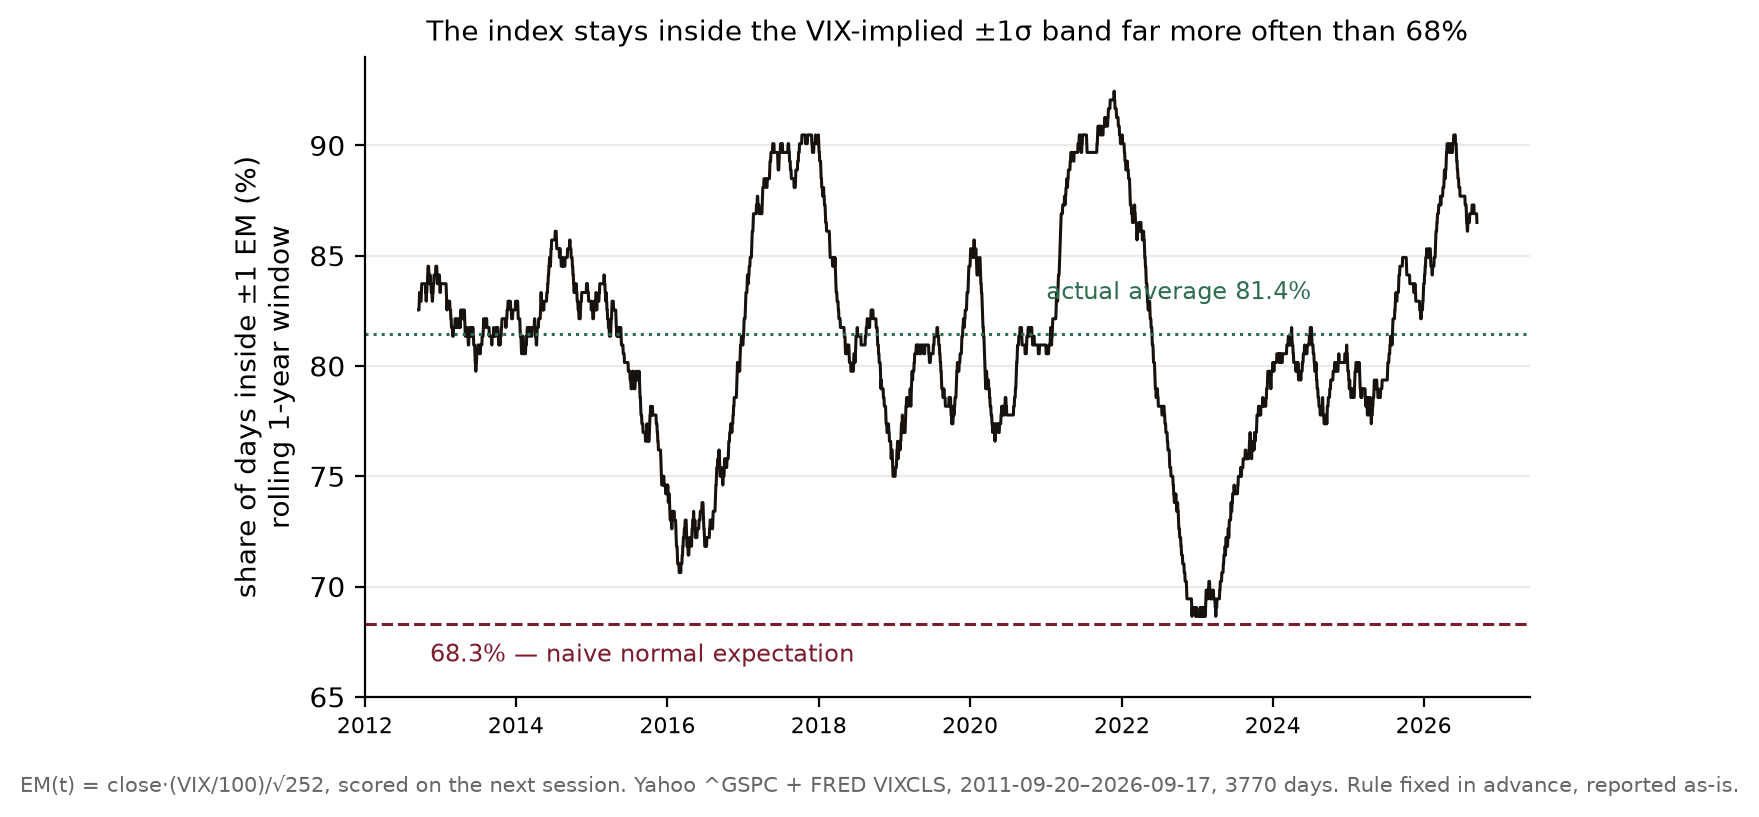

Reproduce this figure in Python.
"""
Figure (expected move scored) - ONE pre-committed rule, no tuning:

    daily expected move EM(t) = close(t) x (VIX(t)/100) / sqrt(252)

For every day t in ~15 years of overlapping free SPX and VIX data, the next
session's absolute move |close(t+1) - close(t)| is compared against EM(t). If
the VIX were an unbiased, normally-distributed forecast of the next day, about
68.3% of days would land inside +-1 EM. The script prints the actual overall
hit share (and the +-2 EM share against the naive 95.4%), plus a fully worked
example on the most recent overlapping session, and plots the rolling 1-year
hit share. Whatever the numbers show is reported as-is.

Free data: daily S&P 500 (^GSPC) from Yahoo Finance's public chart API and
daily VIX closes from FRED (VIXCLS), cached to data/.

Reproducible:
    python fig_expected_move.py     # numpy, matplotlib; stdlib urllib/csv
"""
import os, json, csv, socket, urllib.request, datetime as dt
import numpy as np
import matplotlib
matplotlib.use("Agg")
import matplotlib.pyplot as plt

HERE = os.path.dirname(os.path.abspath(__file__))
DATA = os.path.join(HERE, "data")
os.makedirs(DATA, exist_ok=True)
SPX_CACHE = os.path.join(DATA, "spx_daily.csv")
VIX_CACHE = os.path.join(DATA, "vixcls.csv")


def load_spx():
    if not (os.path.exists(SPX_CACHE) and os.path.getsize(SPX_CACHE) > 0):
        try:
            socket.setdefaulttimeout(30)
            url = "https://query1.finance.yahoo.com/v8/finance/chart/%5EGSPC?range=15y&interval=1d"
            req = urllib.request.Request(url, headers={"User-Agent": "Mozilla/5.0"})
            raw = urllib.request.urlopen(req).read()
        except Exception as e:
            print(f"SKIPPED (offline / no cache): {os.path.basename(SPX_CACHE)} - "
                  f"{type(e).__name__}: {e}")
            raise SystemExit(0)
        j = json.loads(raw)
        r = j["chart"]["result"][0]
        ts, cl = r["timestamp"], r["indicators"]["quote"][0]["close"]
        dates, close = [], []
        for t, c in zip(ts, cl):
            if c is None:
                continue
            dates.append(dt.datetime.utcfromtimestamp(t).strftime("%Y-%m-%d"))
            close.append(float(c))
        tmp = SPX_CACHE + ".part"
        with open(tmp, "w", newline="") as f:
            w = csv.writer(f); w.writerow(["date", "close"])
            for d, c in zip(dates, close):
                w.writerow([d, f"{c:.4f}"])
        os.replace(tmp, SPX_CACHE)
        return dates, np.array(close)
    dates, close = [], []
    with open(SPX_CACHE) as f:
        for row in csv.DictReader(f):
            dates.append(row["date"]); close.append(float(row["close"]))
    return dates, np.array(close)


def load_vix():
    if not (os.path.exists(VIX_CACHE) and os.path.getsize(VIX_CACHE) > 0):
        try:
            socket.setdefaulttimeout(60)
            url = "https://fred.stlouisfed.org/graph/fredgraph.csv?id=VIXCLS"
            req = urllib.request.Request(url, headers={"User-Agent": "Mozilla/5.0"})
            raw = urllib.request.urlopen(req).read()
            if not raw:
                raise ValueError("empty response")
            tmp = VIX_CACHE + ".part"
            with open(tmp, "wb") as f:
                f.write(raw)
            os.replace(tmp, VIX_CACHE)
        except Exception as e:
            print(f"SKIPPED (offline / no cache): {os.path.basename(VIX_CACHE)} - "
                  f"{type(e).__name__}: {e}")
            raise SystemExit(0)
    vd, vv = [], []
    with open(VIX_CACHE) as f:
        for row in csv.DictReader(f):
            val = row.get("VIXCLS", "").strip()
            if val in ("", "."):
                continue
            vd.append(row["observation_date"]); vv.append(float(val))
    return vd, np.array(vv)


sdates, close = load_spx()
vdates, vix = load_vix()
vmap = dict(zip(vdates, vix))
ANN = np.sqrt(252.0)

# build (t, t+1) pairs over consecutive SPX sessions with a VIX close on day t
ex_dates, em_pct, mv_pct = [], [], []
for i in range(len(sdates) - 1):
    d = sdates[i]
    if d not in vmap:
        continue
    em = vmap[d] / ANN                                  # EM as % of close(t)
    mv = abs(close[i + 1] / close[i] - 1.0) * 100.0     # realized |move| in %
    ex_dates.append(sdates[i + 1]); em_pct.append(em); mv_pct.append(mv)
em_pct, mv_pct = np.array(em_pct), np.array(mv_pct)
hit1 = mv_pct <= em_pct
hit2 = mv_pct <= 2 * em_pct
n = len(hit1)
print(f"span={ex_dates[0]}..{ex_dates[-1]} n_days={n}")
print(f"inside_1EM={hit1.mean() * 100:.1f}%  (naive normal expectation 68.3%)")
print(f"inside_2EM={hit2.mean() * 100:.1f}%  (naive normal expectation 95.4%)")

# rolling 1-year (252-day) hit share
W = 252
roll_x, roll_y = [], []
csum = np.cumsum(np.concatenate([[0], hit1.astype(float)]))
for i in range(W - 1, n):
    roll_y.append((csum[i + 1] - csum[i + 1 - W]) / W * 100)
    roll_x.append(i)
roll_y = np.array(roll_y)
jmin, jmax = int(roll_y.argmin()), int(roll_y.argmax())
print(f"rolling_1y_share: min={roll_y[jmin]:.1f}% ({ex_dates[roll_x[jmin]]})  "
      f"max={roll_y[jmax]:.1f}% ({ex_dates[roll_x[jmax]]})")

# worked example: most recent overlapping session
i_last = max(i for i in range(len(sdates) - 1) if sdates[i] in vmap)
d0, d1 = sdates[i_last], sdates[i_last + 1]
c0, c1, v0 = close[i_last], close[i_last + 1], vmap[sdates[i_last]]
em_l = v0 / ANN
em_pts = c0 * em_l / 100
mv_l = (c1 / c0 - 1.0) * 100.0
print(f"worked_example: t={d0} close={c0:.2f} VIX={v0:.2f} -> daily_sigma={em_l:.3f}% "
      f"= {em_pts:.1f} pts")
print(f"  ladder_pts: 0.25sig={0.25 * em_pts:.1f}  0.5sig={0.5 * em_pts:.1f}  1sig={em_pts:.1f}  "
      f"band=({c0 - em_pts:.0f}, {c0 + em_pts:.0f})")
print(f"  next_session {d1}: close={c1:.2f} move={mv_l:+.3f}% "
      f"({c1 - c0:+.1f} pts) = {abs(mv_l) / em_l:.2f} sigma -> "
      f"{'INSIDE' if abs(mv_l) <= em_l else 'OUTSIDE'} the 1-sigma band")

# ---- figure ----
fig, ax = plt.subplots(figsize=(6.8, 3.9))
ax.plot(roll_x, roll_y, color="#17120e", lw=1.1)
ax.axhline(68.3, color="#7c1c2c", lw=1.1, ls="--")
ax.annotate("68.3% — naive normal expectation", xy=(roll_x[0], 68.3),
            xytext=(roll_x[0] + n * 0.01, 66.6), fontsize=8.6, color="#7c1c2c")
ax.axhline(hit1.mean() * 100, color="#2f6d4f", lw=1.1, ls=":")
ax.annotate(f"actual average {hit1.mean() * 100:.1f}%", xy=(roll_x[-1], hit1.mean() * 100),
            xytext=(n * 0.62, hit1.mean() * 100 + 1.6), fontsize=8.6, color="#2f6d4f")
years = [i for i in range(1, n) if ex_dates[i][:4] != ex_dates[i - 1][:4]]
ax.set_xticks(years[::2])
ax.set_xticklabels([ex_dates[i][:4] for i in years][::2], fontsize=8)
ax.set_ylim(65, 94)
ax.set_ylabel("share of days inside ±1 EM (%)\nrolling 1-year window")
ax.set_title("The index stays inside the VIX-implied ±1σ band far more often than 68%",
             fontsize=10.0)
for s in ("top", "right"):
    ax.spines[s].set_visible(False)
ax.grid(True, axis="y", alpha=0.25)
fig.text(0.5, -0.03,
         f"EM(t) = close·(VIX/100)/√252, scored on the next session. Yahoo ^GSPC + FRED VIXCLS, "
         f"{ex_dates[0]}–{ex_dates[-1]}, {n} days. Rule fixed in advance, reported as-is.",
         ha="center", fontsize=7.6, color="#666")
plt.tight_layout()

OUT = os.path.join(HERE, "fig_expected_move.png")
fig.savefig(OUT, dpi=200, bbox_inches="tight")
print("wrote", OUT)
